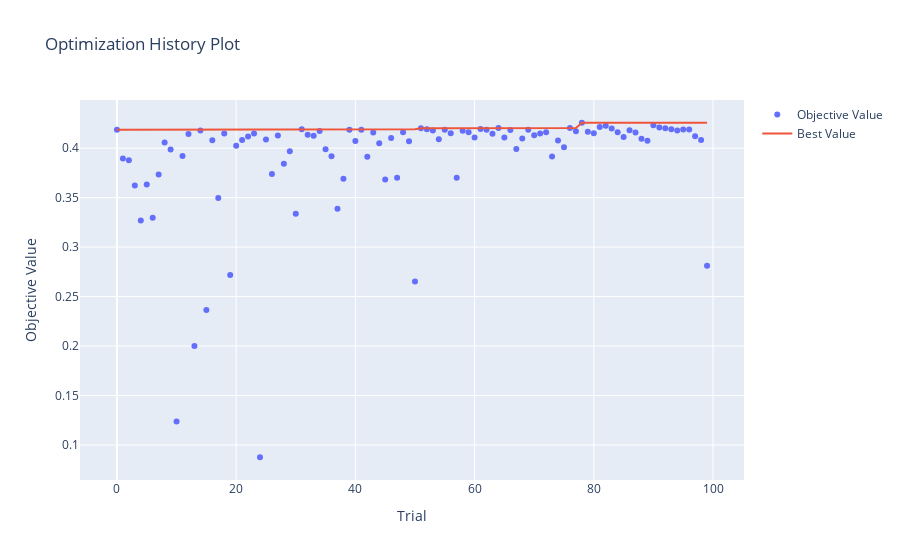

Source (notebook cell):
### Code cell
# Plot optimization history
plot_optimization_history(study)
